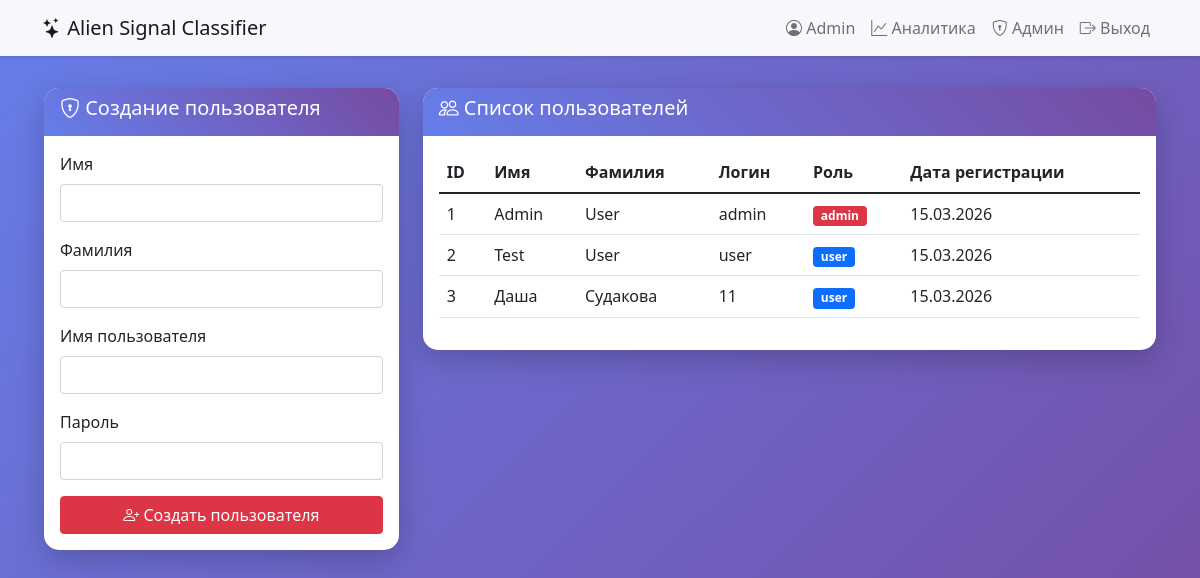
Page /admin (signed in) on the earlier database version.
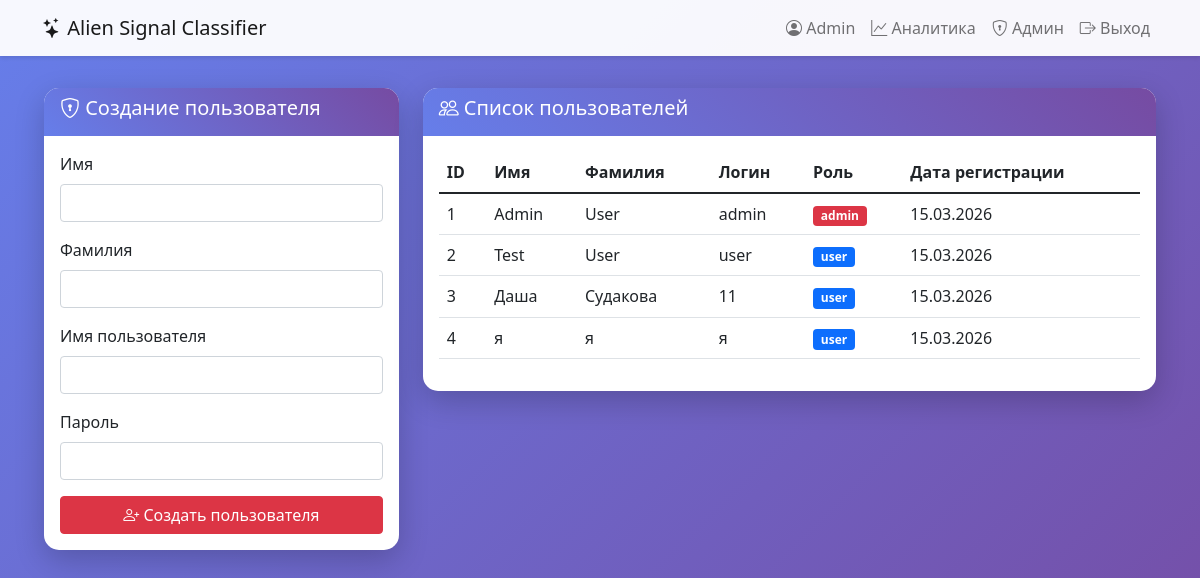
Same page on the later database version.
### models.py (models this page shows, shortened)
class User(UserMixin, db.Model):
    id = db.Column(db.Integer, primary_key=True)
    username = db.Column(db.String(80), unique=True, nullable=False)
    password = db.Column(db.String(200), nullable=False)
    first_name = db.Column(db.String(100), nullable=False)
    last_name = db.Column(db.String(100), nullable=False)
    role = db.Column(db.String(20), default='user')
    created_at = db.Column(db.DateTime, default=datetime.utcnow)

### app.py (the view)
@app.route('/admin')
@login_required
def admin():
    if current_user.role != 'admin':
        flash('Доступ запрещен')
        return redirect(url_for('profile'))
    users = User.query.all()
    return render_template('admin.html', users=users)

### app.py (called while the page is built)
@login_manager.user_loader
def load_user(user_id):
    return User.query.get(int(user_id))

### templates/admin.html
{% extends "base.html" %}
{% block content %}
<div class="row">
    <div class="col-md-4">
        <div class="card">
            <div class="card-header bg-danger text-white">
                <h5><i class="bi bi-shield-lock"></i> Создание пользователя</h5>
            </div>
            <div class="card-body">
                <form action="{{ url_for('create_user') }}" method="POST">
                    <div class="mb-3">
                        <label for="first_name" class="form-label">Имя</label>
                        <input type="text" class="form-control" id="first_name" name="first_name" required>
                    </div>
                    <div class="mb-3">
                        <label for="last_name" class="form-label">Фамилия</label>
                        <input type="text" class="form-control" id="last_name" name="last_name" required>
                    </div>
                    <div class="mb-3">
                        <label for="username" class="form-label">Имя пользователя</label>
                        <input type="text" class="form-control" id="username" name="username" required>
                    </div>
                    <div class="mb-3">
                        <label for="password" class="form-label">Пароль</label>
                        <input type="password" class="form-control" id="password" name="password" required>
                    </div>
                    <button type="submit" class="btn btn-danger w-100">
                        <i class="bi bi-person-plus"></i> Создать пользователя
                    </button>
                </form>
            </div>
        </div>
    </div>
    <div class="col-md-8">
        <div class="card">
            <div class="card-header bg-danger text-white">
                <h5><i class="bi bi-people"></i> Список пользователей</h5>
            </div>
            <div class="card-body">
                <div class="table-responsive">
                    <table class="table table-hover">
                        <thead>
                            <tr>
                                <th>ID</th>
                                <th>Имя</th>
                                <th>Фамилия</th>
                                <th>Логин</th>
                                <th>Роль</th>
                                <th>Дата регистрации</th>
                            </tr>
                        </thead>
                        <tbody>
                            {% for user in users %}
                            <tr>
                                <td>{{ user.id }}</td>
                                <td>{{ user.first_name }}</td>
                                <td>{{ user.last_name }}</td>
                                <td>{{ user.username }}</td>
                                <td>
                                    <span class="badge {% if user.role == 'admin' %}bg-danger{% else %}bg-primary{% endif %}">
                                        {{ user.role }}
                                    </span>
                                </td>
                                <td>{{ user.created_at.strftime('%d.%m.%Y') }}</td>
                            </tr>
                            {% endfor %}
                        </tbody>
                    </table>
                </div>
            </div>
        </div>
    </div>
</div>
{% endblock %}

### templates/base.html (shortened to what this page needs)
<!DOCTYPE html>
<html lang="ru">
<head>
    <link href="https://cdn.jsdelivr.net/npm/bootstrap@5.1.3/dist/css/bootstrap.min.css" rel="stylesheet">
    <link rel="stylesheet" href="https://cdn.jsdelivr.net/npm/bootstrap-icons@1.8.1/font/bootstrap-icons.css">
</head>
<body>
    <nav class="navbar navbar-expand-lg navbar-light">
        <div class="container">
            <a class="navbar-brand" href="/">
                <i class="bi bi-stars"></i>
                Alien Signal Classifier
            </a>
            <div class="collapse navbar-collapse" id="navbarNav">
                <ul class="navbar-nav ms-auto">
                    {% if current_user.is_authenticated %}
                        <li class="nav-item">
                            <a class="nav-link" href="{{ url_for('profile') }}">
                                <i class="bi bi-person-circle"></i> {{ current_user.first_name }}
                            </a>
                        </li>
                        <li class="nav-item">
                            <a class="nav-link" href="{{ url_for('analytics') }}">
                                <i class="bi bi-graph-up"></i> Аналитика
                            </a>
                        </li>
                        {% if current_user.role == 'admin' %}
                        <li class="nav-item">
                            <a class="nav-link" href="{{ url_for('admin') }}">
                                <i class="bi bi-shield-lock"></i> Админ
                            </a>
                        </li>
                        {% endif %}
                        <li class="nav-item">
                            <a class="nav-link" href="{{ url_for('logout') }}">
                                <i class="bi bi-box-arrow-right"></i> Выход
                            </a>
                        </li>
                    {% endif %}
                </ul>
            </div>
        </div>
    </nav>
    <main class="main-content">
        <div class="container">
            {% block content %}{% endblock %}
        </div>
    </main>
</body>
</html>

### templates/base.html (style rules this page uses)
body { background: linear-gradient(135deg, #667eea 0%, #764ba2 100%); min-height: 100vh; }
.navbar { background: rgba(255, 255, 255, 0.95); box-shadow: 0 2px 4px rgba(0,0,0,.1); }
.main-content { padding: 2rem; }
.card { border: none; border-radius: 15px; box-shadow: 0 10px 30px rgba(0,0,0,0.2); margin-bottom: 20px; }
.card-header { background: linear-gradient(45deg, #667eea, #764ba2); color: white; border-radius: 15px 15px 0 0 !important; border: none; }

Differences in the rows shown:
added User: id "4", first_name "я", last_name "я", username "я", role "user", created_at "15.03.2026"
